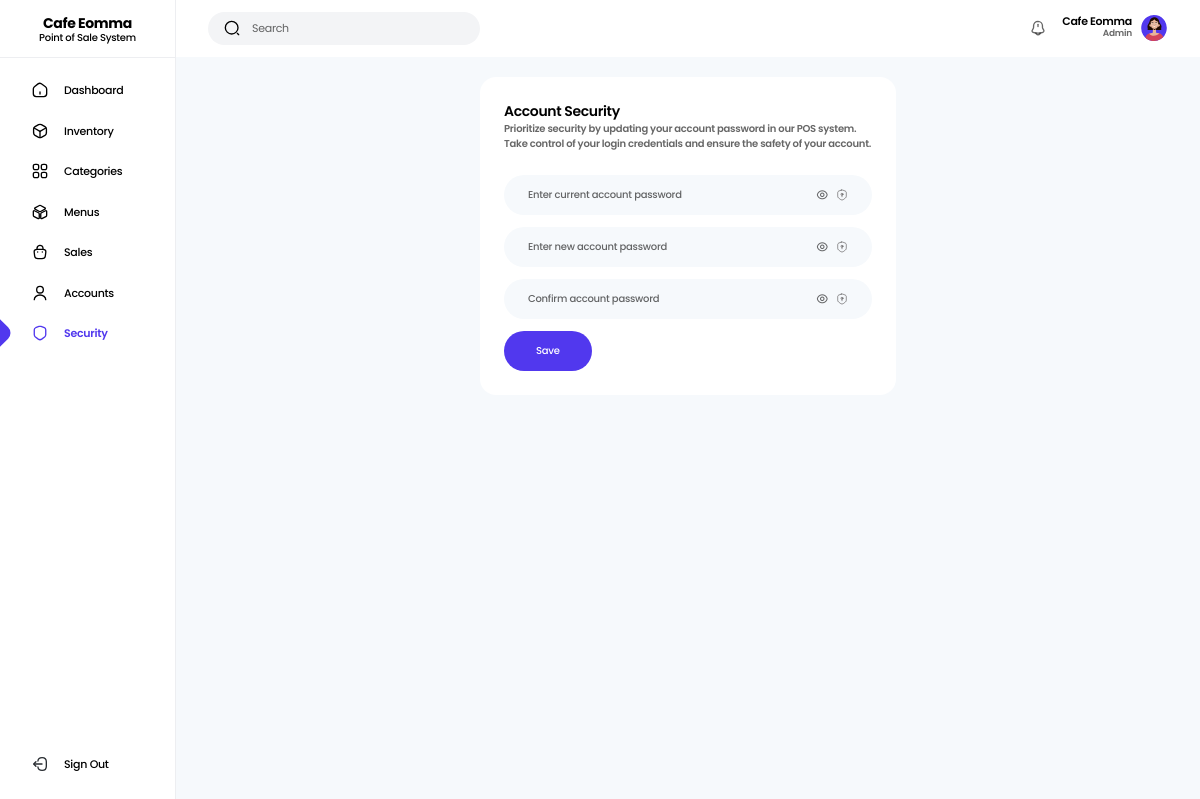
The app's page /app/Views/account-security.php (signed in) with its own data.
### tables this page shows
CREATE TABLE `accounts` (
  `id` int(11) NOT NULL,
  `user_id` varchar(200) NOT NULL,
  `fullname` varchar(100) NOT NULL,
  `username` varchar(50) NOT NULL,
  `gender` varchar(20) NOT NULL,
  `contact_number` varchar(11) NOT NULL,
  `address` varchar(100) NOT NULL,
  `password` varchar(200) NOT NULL,
  `role_id` varchar(200) NOT NULL,
  `account_status` varchar(20) NOT NULL,
  `profile` tinyint(4) NOT NULL,
  `date_created` datetime NOT NULL
);

CREATE TABLE `roles` (
  `id` int(11) NOT NULL,
  `role_id` varchar(200) NOT NULL,
  `role_name` varchar(50) NOT NULL,
  `date_created` datetime NOT NULL
);

### app/Utils/Utilities.php (called while the page is built, shortened)
<?php
class Utilities
{
  public static function isAdmin(): bool
  {
    return isset($_SESSION['role']) AND $_SESSION['role'] == "b2fd54eb-4e49-11ee-8673-088fc30176f9" ? true : false;
  }
}

### app/Utils/DbHelper.php (called while the page is built, shortened)
<?php
class DbHelper
{
  private $stmt;
  private $conn;
  public function __construct(PDO $db)
  {
    $this->conn = $db;
  }
  public function query(string $query, array $values = []): string
  {
    $this->stmt = $this->conn->prepare($query);
    return empty($values)
      ? $this->stmt->execute()
      : $this->stmt->execute($values);
  }
  public function fetch(): stdClass
  {
    return $this->stmt->fetch(PDO::FETCH_OBJ);
  }
}

### config/init.php (called while the page is built, shortened)
<?php
$database = new Database();
$conn = $database->getConnetion($_ENV['DB_HOST'], $_ENV['DB_NAME'], $_ENV['DB_USERNAME'], $_ENV['DB_PASSWORD']);
$helper = new DbHelper($conn);
if(isset($_SESSION['uid'])){
  $helper->query("SELECT * FROM `accounts` a LEFT JOIN `roles` r ON a.role_id=r.role_id WHERE a.user_id = ?", [$_SESSION['uid']]);
  $user_data = $helper->fetch();
}

### app/Views/partials/_topnav.php (the view, shortened to what this page needs)
<div class="fixed md:static top-0 inset-x-0 flex items-center justify-between gap-4 px-8 py-3 bg-white z-[3]">
  <div class="flex-1 sm:flex-initial flex items-center gap-3">
    <div class="flex-1 sm:flex-initial flex items-center gap-3 px-4 bg-gray-100 py-2 rounded-full">
      <img src="<?php echo SYSTEM_URL ?>public/icons/search-normal-linear.svg" alt="search" class="w-4 h-4">
      <input type="text" id="search-input" class="text-[11px] placeholder:text-black/60 bg-transparent" placeholder="Search" autocomplete="off">
    </div>
  </div>
  <div class="flex items-center gap-2">
    <?php if(Utilities::isAdmin()){ ?>
      <div class="relative">
        <img src="<?php echo SYSTEM_URL ?>public/icons/notification-bing-linear.svg" alt="notification" role="button" class="show-notification w-4 h-4 mr-2">
      </div>
    <?php } ?>
    <div class="hidden sm:block text-right">
      <p class="text-[11px] font-semibold text-black leading-none"><?php echo isset($user_data) ? $user_data->fullname : "" ?></p>
      <p class="text-[9px] font-semibold text-black/60"><?php echo isset($user_data) ? $user_data->role_name : "" ?></p>
    </div>
    <img src="<?php echo SYSTEM_URL ?>uploads/users/<?= $user_data->profile == 1 ? $user_data->user_id.".jpg" : $user_data->gender.".svg" ?>" alt="profile" class="w-7 h-7 object-cover rounded-full">
  </div>
</div>

### resources/styles/index.css (style rules this page uses)
html { line-height: 1.5; -webkit-text-size-adjust: 100%; -moz-tab-size: 4; -o-tab-size: 4; tab-size: 4; font-family: ui-sans-serif, system-ui, -apple-system, BlinkMacSystemFont, "Segoe UI", Roboto, "Helvetica Neue", Arial, "Noto Sans", sans-serif, "Apple Color Emoji", "Segoe UI Emoji", "Segoe UI Symbol", "Noto Color Emoji"; font-feature-settings: normal; font-variation-settings: normal; }
body { margin: 0; line-height: inherit; }
button, input, optgroup, select, textarea { font-family: inherit; font-feature-settings: inherit; font-variation-settings: inherit; font-size: 100%; font-weight: inherit; line-height: inherit; color: inherit; margin: 0; padding: 0; }
blockquote, dl, dd, h1, h2, h3, h4, h5, h6, hr, figure, p, pre { margin: 0; }
input::placeholder, textarea::placeholder { opacity: 1; color: #9ca3af; }
button, [role="button"] { cursor: pointer; }
img, svg, video, canvas, audio, iframe, embed, object { display: block; vertical-align: middle; }
img, video { max-width: 100%; height: auto; }
.fixed { position: fixed; }
.relative { position: relative; }
.inset-x-0 { left: 0px; right: 0px; }
.top-0 { top: 0px; }
.z-\[3\] { z-index: 3; }
.mr-2 { margin-right: 0.5rem; }
.flex { display: flex; }
.hidden { display: none; }
.h-4 { height: 1rem; }
.h-7 { height: 1.75rem; }
.w-4 { width: 1rem; }
.w-7 { width: 1.75rem; }
.flex-1 { flex: 1 1 0%; }
.items-center { align-items: center; }
.justify-between { justify-content: space-between; }
.gap-2 { gap: 0.5rem; }
.gap-3 { gap: 0.75rem; }
.gap-4 { gap: 1rem; }
.rounded-full { border-radius: 9999px; }
.bg-gray-100 { --tw-bg-opacity: 1; background-color: rgb(243 244 246 / var(--tw-bg-opacity)); }
.bg-transparent { background-color: transparent; }
.bg-white { --tw-bg-opacity: 1; background-color: rgb(255 255 255 / var(--tw-bg-opacity)); }
.object-cover { -o-object-fit: cover; object-fit: cover; }
.px-4 { padding-left: 1rem; padding-right: 1rem; }
.px-8 { padding-left: 2rem; padding-right: 2rem; }
.py-2 { padding-top: 0.5rem; padding-bottom: 0.5rem; }
.py-3 { padding-top: 0.75rem; padding-bottom: 0.75rem; }
.text-right { text-align: right; }
.text-\[11px\] { font-size: 11px; }
.text-\[9px\] { font-size: 9px; }
.font-semibold { font-weight: 600; }
.leading-none { line-height: 1; }
.text-black { --tw-text-opacity: 1; color: rgb(0 0 0 / var(--tw-text-opacity)); }
.text-black\/60 { color: rgb(0 0 0 / 0.6); }
*, *::before, *::after { box-sizing: border-box; scroll-behavior: smooth; }
* { letter-spacing: -0.025em; }
body { margin: 0; padding: 0; font-family: 'Poppins', sans-serif; }
input, select, textarea { font-family: Poppins, sans-serif; outline: 2px solid transparent; outline-offset: 2px; }
.placeholder\:text-black\/60::placeholder { color: rgb(0 0 0 / 0.6); }
@media (min-width: 640px) { .sm\:block { display: block; } }
@media (min-width: 640px) { .sm\:flex-initial { flex: 0 1 auto; } }
@media (min-width: 768px) { .md\:static { position: static; } }

### records on screen
accounts: fullname "Cafe Eomma", roles.role_name "Admin", gender (picture)
